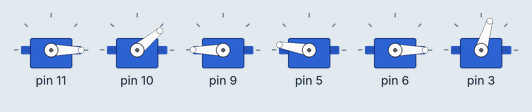
This sketch was run on a simulated Arduino Uno, built with avr-gcc and run on an emulated ATmega328P. Shown: 6 × servo.

Above: at 0.1 s.
At 9.29 s:
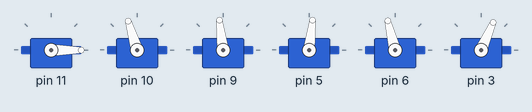
At 11.0 s:
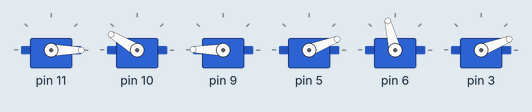
At 17.3 s:
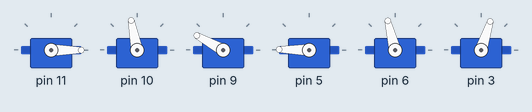
At 25.3 s:
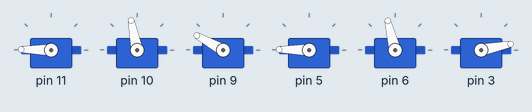
At 35.4 s:
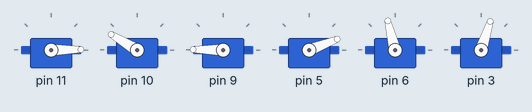
Timing chart, 0 to 40.0 s (numbered marks = the images above):
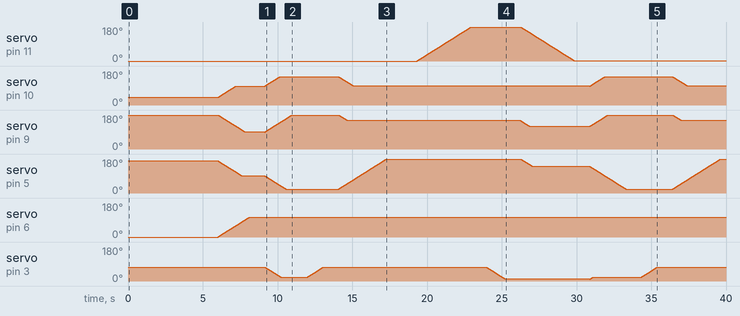

Measured:
- by itself, servo on pin 11: rises from 0° to 180° in 6.9 s, then falls to 1° in 3.6 s

The sketch:

pickndrop.ino
```cpp
/*
  simpleMovements.ino

 This  sketch simpleMovements shows how they move each servo motor of Braccio

 Created on 18 Nov 2015
 by Andrea Martino

 This example is in the public domain.
 */

#include <Braccio.h>
#include <Servo.h>

Servo base;
Servo shoulder;
Servo elbow;
Servo wrist_rot;
Servo wrist_ver;
Servo gripper;

void setup() {
  //Initialization functions and set up the initial position for Braccio
  //All the servo motors will be positioned in the "safety" position:
  //Base (M1):90 degrees
  //Shoulder (M2): 45 degrees
  //Elbow (M3): 180 degrees
  //Wrist vertical (M4): 180 degrees
  //Wrist rotation (M5): 90 degrees
  //gripper (M6): 10 degrees
  Braccio.begin();
   Braccio.ServoMovement(20,         0, 100, 90, 90, 105,  73); // Vertically align
  delay(1000);
}

void loop() {
   /*
   Step Delay: a milliseconds delay between the movement of each servo.  Allowed values from 10 to 30 msec.
   M1=base degrees. Allowed values from 0 to 180 degrees
   M2=shoulder degrees. Allowed values from 15 to 165 degrees
   M3=elbow degrees. Allowed values from 0 to 180 degrees
   M4=wrist vertical degrees. Allowed values from 0 to 180 degrees
   M5=wrist rotation degrees. Allowed values from 0 to 180 degrees
   M6=gripper degrees. Allowed values from 10 to 73 degrees. 10: the toungue is open, 73: the gripper is closed.
  */

                       //(step delay, M1, M2, M3, M4, M5, M6);
   Braccio.ServoMovement(20,         0, 150, 180, 20, 105,  20); //M3 drop down
   delay(1000);
   Braccio.ServoMovement(20,         0, 150, 180, 20,105 ,  73); //grip close
   delay(1000);
   Braccio.ServoMovement(20,         0, 100, 150, 180,105 ,  73); //M2 tilts up
   delay(1000);
   Braccio.ServoMovement(20,         0, 100, 150, 180,105 ,  73); //M3 tilts up
   delay(1000);
   Braccio.ServoMovement(20,         180, 100, 150, 180, 105,  73); // 180deg move
   delay(1000);
   Braccio.ServoMovement(20,         180, 100, 150, 180, 105,  10); // Grip opens next side
   delay(1000);
   //Braccio.ServoMovement(20,         0, 100, 150, 180, 105,  10); //M drop down
   //delay(1000);
   Braccio.ServoMovement(20,         0, 100, 120, 140, 105,  10); //M4 drop down
   delay(1000);
    //Braccio.ServoMovement(20,         0, 160, 180, 0, 105,  73);
  // Braccio.ServoMovement(20,         180, 100, 30, 30, 105,  73); //M3 aligns horizontally + grip move(close)
   //delay(1000);

 /* Braccio.ServoMovement(20,         180, 100, 0, 30, 105,  73); //Grip closes
  delay(1000);
  //Braccio.ServoMovement(20,         60, 100, 0, 30, 105,  73);
  delay(1000);
  Braccio.ServoMovement(20,         180, 100, 0, 30, 105,  73); // 180deg move
  //delay(1000);
  //Braccio.ServoMovement(20,         180, 100, 0, 30, 105,  10); //Grip opens opp side
  //delay(1000);*/
  //delay(1000);
}
```
